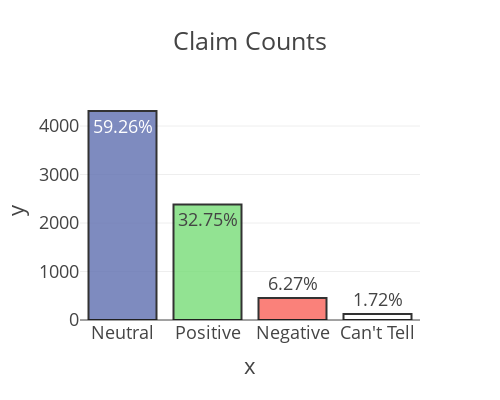

Notebook code cell kept with this figure:
### Code cell
# Creating Bar chart of claim counts
# CountPlot
temp = df["sentiment"].value_counts()/len(df)
fig = px.bar(x=["Neutral", "Positive", "Negative", "Can't Tell"], y=df["sentiment"].value_counts(),\
             template='presentation', text=[f'{round(temp[1]*100, 2)}%', f'{round(temp[2]*100, 2)}%', f'{round(temp[0]*100, 2)}%', f'{round(temp[3]*100, 2)}%'],\
             title='Claim Counts', height=400, width=500)

fig.update_traces(marker= dict(color=['rgb(95, 111, 176)', 'rgb(119, 221, 119)', 'rgb(250, 98, 89)', 'rgb(255, 255, 255)'],\
                               line=dict(color='#000000', width=2), opacity=0.8)
                 )
fig.show()

### Figure 1 — Plotly figure (JSON) as saved in the notebook; plotly's stock layout.template omitted (floating-point values rounded to 4 significant figures)
{"data": [{"alignmentgroup": "True", "hovertemplate": "x=%{x}<br>y=%{y}<br>text=%{text}<extra></extra>", "legendgroup": "", "marker": {"color": ["rgb(95, 111, 176)", "rgb(119, 221, 119)", "rgb(250, 98, 89)", "rgb(255, 255, 255)"], "line": {"color": "#000000", "width": 2}, "opacity": 0.8}, "name": "", "offsetgroup": "", "orientation": "v", "showlegend": false, "text": ["59.26%", "32.75%", "6.27%", "1.72%"], "textposition": "auto", "type": "bar", "x": ["Neutral", "Positive", "Negative", "Can't Tell"], "xaxis": "x", "y": [4310, 2382, 456, 125], "yaxis": "y"}], "layout": {"barmode": "relative", "height": 400, "legend": {"tracegroupgap": 0}, "title": {"text": "Claim Counts"}, "width": 500, "xaxis": {"anchor": "y", "domain": [0, 1], "title": {"text": "x"}}, "yaxis": {"anchor": "x", "domain": [0, 1], "title": {"text": "y"}}}}
